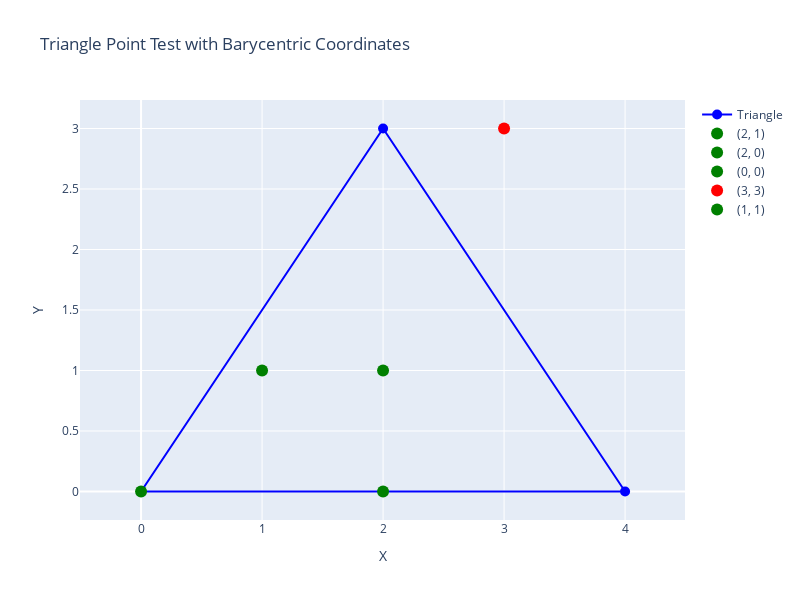

Notebook code for this chart:
### Code cell
import plotly.graph_objects as go
import numpy as np

class Triangle:
    def __init__(self, p1, p2, p3):
        """Initialize triangle with three points as tuples (x,y)"""
        self.p1 = p1
        self.p2 = p2
        self.p3 = p3
    
    def get_barycentric_coordinates(self, point):
        """
        Calculate barycentric coordinates (λ1, λ2, λ3) for given point
        Returns tuple of three weights that sum to 1
        """
        x, y = point
        x1, y1 = self.p1
        x2, y2 = self.p2
        x3, y3 = self.p3
        
        # Calculate denominator for barycentric formula
        denominator = ((y2 - y3)*(x1 - x3) + (x3 - x2)*(y1 - y3))
        
        # Calculate first weight (λ1)
        lambda1 = ((y2 - y3)*(x - x3) + (x3 - x2)*(y - y3)) / denominator
        
        # Calculate second weight (λ2)
        lambda2 = ((y3 - y1)*(x - x3) + (x1 - x3)*(y - y3)) / denominator
        
        # Calculate third weight (λ3)
        lambda3 = 1 - lambda1 - lambda2
        
        return (lambda1, lambda2, lambda3)
    
    def contains_point(self, point):
        """
        Check if point lies inside triangle using barycentric coordinates
        Returns True if point is inside or on the triangle, False otherwise
        """
        lambda1, lambda2, lambda3 = self.get_barycentric_coordinates(point)
        
        # Point is inside or on triangle if all weights are between 0 and 1
        return (0 <= lambda1 <= 1) and (0 <= lambda2 <= 1) and (0 <= lambda3 <= 1)

class TrianglePlotter:
    def __init__(self, triangle):
        self.triangle = triangle
        
    def create_figure(self, test_points):
        # Create figure
        fig = go.Figure()
        
        # Plot triangle
        x_coords = [self.triangle.p1[0], self.triangle.p2[0], self.triangle.p3[0], self.triangle.p1[0]]
        y_coords = [self.triangle.p1[1], self.triangle.p2[1], self.triangle.p3[1], self.triangle.p1[1]]
        
        fig.add_trace(go.Scatter(
            x=x_coords,
            y=y_coords,
            mode='lines+markers',
            name='Triangle',
            line=dict(color='blue', width=2),
            marker=dict(size=10),
            text=['V1', 'V2', 'V3', 'V1'],
            hovertemplate='Vertex: %{text}<br>x: %{x}<br>y: %{y}<extra></extra>'
        ))
        
        # Plot test points
        for point in test_points:
            weights = self.triangle.get_barycentric_coordinates(point)
            is_inside = self.triangle.contains_point(point)
            color = 'green' if is_inside else 'red'
            
            hover_text = f'Point ({point[0]}, {point[1]})<br>' + \
                        f'λ1: {weights[0]:.3f}<br>' + \
                        f'λ2: {weights[1]:.3f}<br>' + \
                        f'λ3: {weights[2]:.3f}<br>' + \
                        f'Inside: {is_inside}'
            
            fig.add_trace(go.Scatter(
                x=[point[0]],
                y=[point[1]],
                mode='markers',
                marker=dict(
                    size=12,
                    color=color,
                    symbol='circle'
                ),
                name=f'({point[0]}, {point[1]})',
                text=[hover_text],
                hovertemplate='%{text}<extra></extra>'
            ))
        
        # Update layout
        fig.update_layout(
            title='Triangle Point Test with Barycentric Coordinates',
            xaxis_title='X',
            yaxis_title='Y',
            showlegend=True,
            hovermode='closest',
            width=800,
            height=600
        )
        
        # Make axes equal
        fig.update_yaxes(
            scaleanchor="x",
            scaleratio=1
        )
        
        return fig

# Create triangle and test points
triangle = Triangle((0,0), (4,0), (2,3))
test_points = [
    (2,1),    # Inside
    (2,0),    # On edge
    (0,0),    # On vertex
    (3,3),    # Outside
    (1,1),    # Inside
]

# Create plotter and generate figure
plotter = TrianglePlotter(triangle)
fig = plotter.create_figure(test_points)

# In a Jupyter notebook, this will display the interactive plot
fig.show()

### Figure 1 — Plotly figure (JSON) as saved in the notebook; plotly's stock layout.template omitted (floating-point values rounded to 4 significant figures)
{"data": [{"hovertemplate": "Vertex: %{text}<br>x: %{x}<br>y: %{y}<extra></extra>", "line": {"color": "blue", "width": 2}, "marker": {"size": 10}, "mode": "lines+markers", "name": "Triangle", "text": ["V1", "V2", "V3", "V1"], "type": "scatter", "x": [0, 4, 2, 0], "y": [0, 0, 3, 0]}, {"hovertemplate": "%{text}<extra></extra>", "marker": {"color": "green", "size": 12, "symbol": "circle"}, "mode": "markers", "name": "(2, 1)", "text": ["Point (2, 1)<br>λ1: 0.333<br>λ2: 0.333<br>λ3: 0.333<br>Inside: True"], "type": "scatter", "x": [2], "y": [1]}, {"hovertemplate": "%{text}<extra></extra>", "marker": {"color": "green", "size": 12, "symbol": "circle"}, "mode": "markers", "name": "(2, 0)", "text": ["Point (2, 0)<br>λ1: 0.500<br>λ2: 0.500<br>λ3: 0.000<br>Inside: True"], "type": "scatter", "x": [2], "y": [0]}, {"hovertemplate": "%{text}<extra></extra>", "marker": {"color": "green", "size": 12, "symbol": "circle"}, "mode": "markers", "name": "(0, 0)", "text": ["Point (0, 0)<br>λ1: 1.000<br>λ2: 0.000<br>λ3: 0.000<br>Inside: True"], "type": "scatter", "x": [0], "y": [0]}, {"hovertemplate": "%{text}<extra></extra>", "marker": {"color": "red", "size": 12, "symbol": "circle"}, "mode": "markers", "name": "(3, 3)", "text": ["Point (3, 3)<br>λ1: -0.250<br>λ2: 0.250<br>λ3: 1.000<br>Inside: False"], "type": "scatter", "x": [3], "y": [3]}, {"hovertemplate": "%{text}<extra></extra>", "marker": {"color": "green", "size": 12, "symbol": "circle"}, "mode": "markers", "name": "(1, 1)", "text": ["Point (1, 1)<br>λ1: 0.583<br>λ2: 0.083<br>λ3: 0.333<br>Inside: True"], "type": "scatter", "x": [1], "y": [1]}], "layout": {"height": 600, "hovermode": "closest", "showlegend": true, "title": {"text": "Triangle Point Test with Barycentric Coordinates"}, "width": 800, "xaxis": {"title": {"text": "X"}}, "yaxis": {"scaleanchor": "x", "scaleratio": 1, "title": {"text": "Y"}}}}
